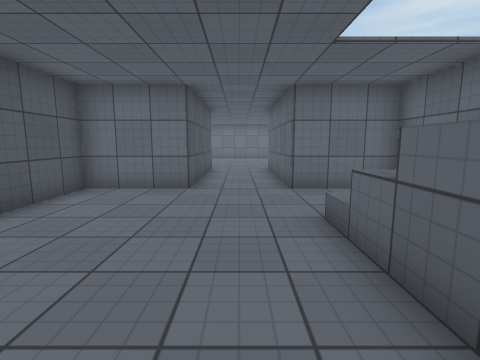
View 1 (above)

12 first-person views from a walk through a Unity game level. The camera is 1.3 m above the floor, tilts 8° down and sees 85° across. The floor is counted in squares, 1 m on a side. Each view is taken from the middle of a square. On the plan, view 1 faces up. The plan holds only what a view shows up to about 13 squares ahead; the rest is blank. The place goes on beyond the plan. The player is left out. Door leaves are left out, so doorways stand open. Surface patterns are stand-ins for the level's own textures.

View 2
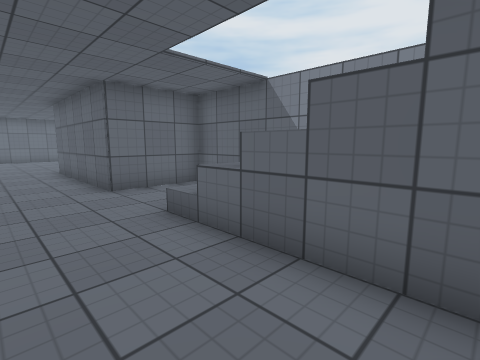

View 3
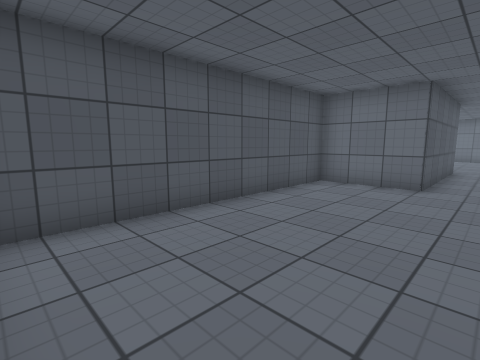

View 4
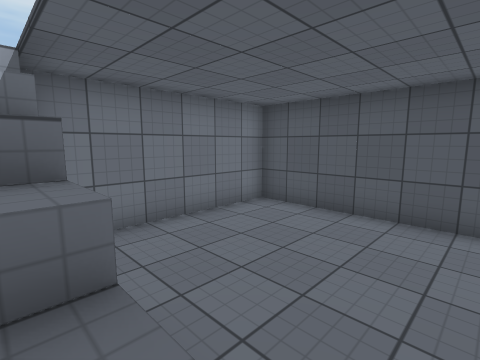

View 5
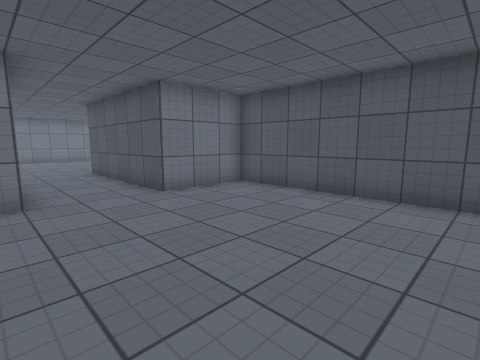

View 6
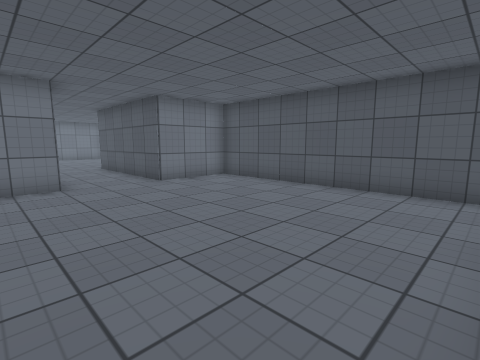

View 7
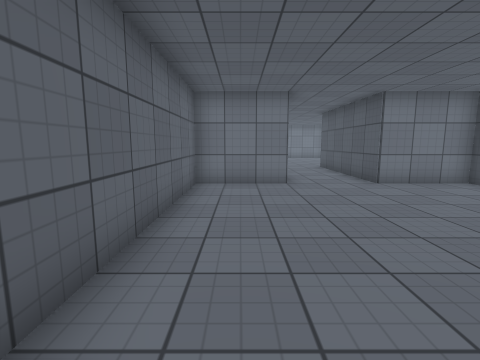

View 8
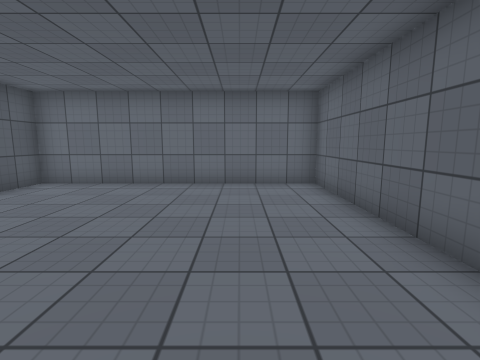

View 9
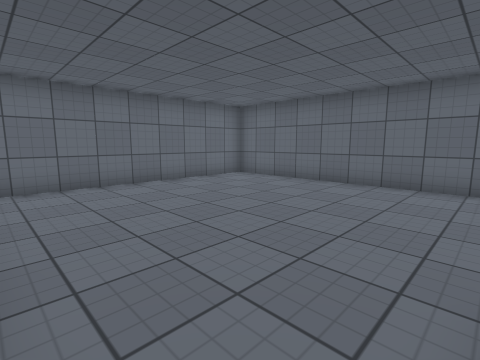

View 10
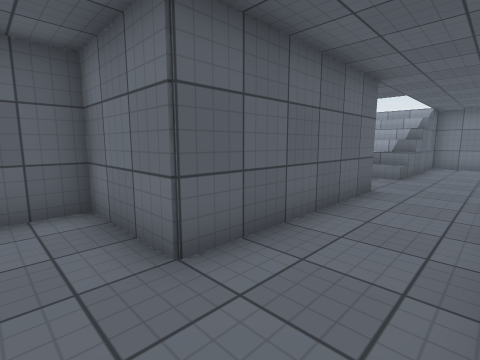

View 11
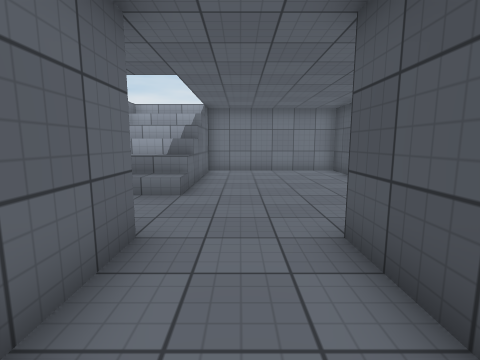

View 12
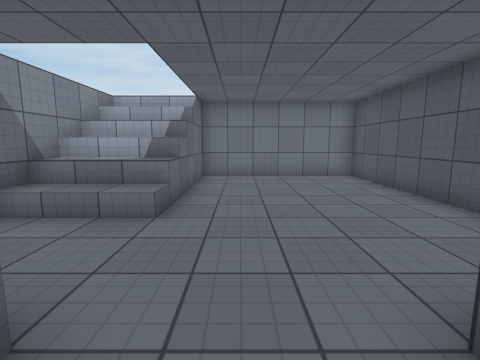

### Floor plan
Key: @ floor where view 1 was taken; # wall or solid block; . floor; / step, stairs or slope; D open door.
Columns run from 5 left of view 1 to 5 right of it. Each row starts with its distance up from view 1.
 23  #########
 22 #.........#
 21 #.........#
 20 #.........#
 19 #.........#
 18 #.........#
 17 #.........#
 16 #.........#
 15 #.........#
 14 #...DDD...#
 13  ###DDD###
 12    #...#
 11    #...#
 10    #...#
  9    #...#
  8  ###DDD###
  7 #...DDD...#
  6 #.........#
  5 #.........#
  4 #......///#
  3 #......///#
  2 #......///#
  1 #......///
  0 #....@.///
 -1 #......
 -2  ######

Positions as (right, up) in squares from view 1, and headings:
1: (0, 0), facing up
2: (-1, 0), facing up-right
3: (0, -1), facing up-left
4: (2, 4), facing down-left
5: (2, 20), facing down-left
6: (3, 22), facing down-left
7: (3, 22), facing down
8: (2, 14), facing up
9: (-4, 14), facing up-right
10: (-1, 15), facing down-right
11: (0, 11), facing down
12: (0, 9), facing down
